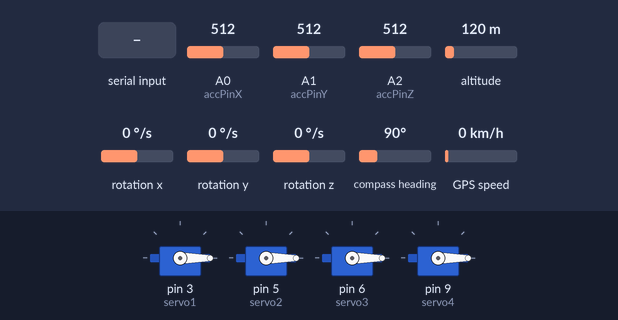
The sketch below on a simulated Arduino Uno, built with avr-gcc and run on an emulated ATmega328P. On the bench: 4 × servo. Wiring (inferred from the names in the program): CMPS compass at I2C address 0x60; L3G4200D gyroscope at I2C address 0x69. Inputs (shaded band) come from the test bench; at power-on: A0 (accPinX) = 512, A1 (accPinY) = 512, A2 (accPinZ) = 512, altitude 120 m, rotation x 0 °/s, rotation y 0 °/s, rotation z 0 °/s, compass heading 90°, GPS speed 0 km/h. The GPS gets a fix after 3 s at 37.7749, -122.4194 with 8 satellites; what the sketch prints to the serial monitor is not drawn.

Above: at 5.3 s.
5.4 s: "1" received over the second serial link
At 5.8 s:
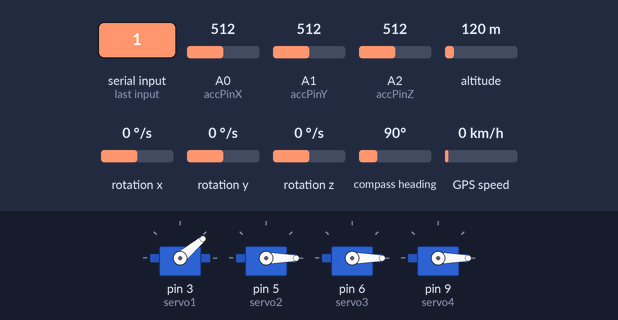
9.0 s: "2" received over the second serial link
At 9.4 s:
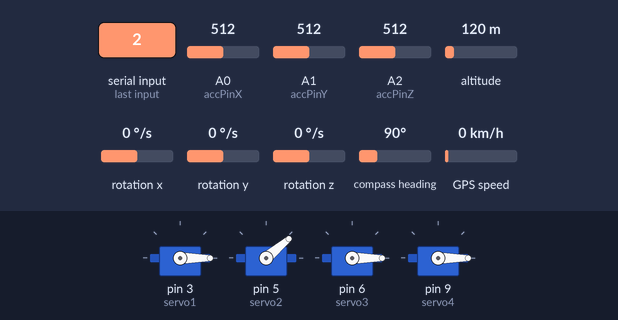
12.5 s: "4" received over the second serial link
At 13.0 s:
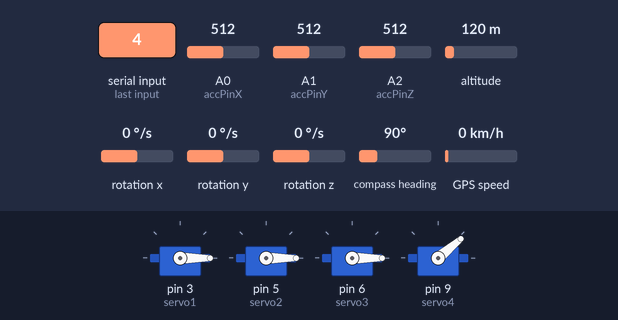
20.5 s: "3" received over the second serial link
At 20.9 s:
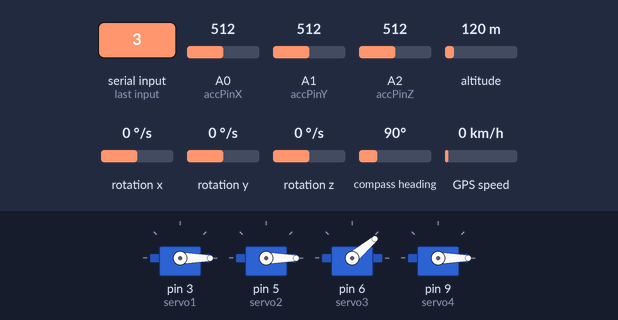
Timing chart, 0 to 24.0 s (numbered marks = the images above; inputs shaded):
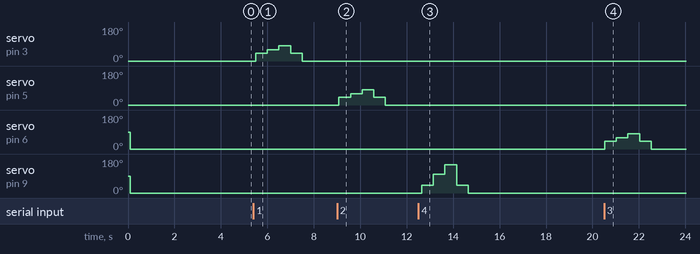

Measured:
- after the input at 5.4 s, servo on pin 3 (servo1): 0° → 40° after 0.10 s, → 60° 0.50 s later, → 80° 0.50 s later, → 40° 0.50 s later, … (5 changes in this stretch)
- after the input at 9.0 s, servo on pin 5 (servo2): 0° → 40° after 0.08 s, → 60° 0.50 s later, → 80° 0.50 s later, → 40° 0.50 s later, … (5 changes in this stretch)
- after the input at 12.5 s, servo on pin 9 (servo4): 0° → 40° after 0.15 s, → 100° 0.50 s later, → 150° 0.50 s later, → 40° 0.50 s later, … (5 changes in this stretch)
- after the input at 20.5 s, servo on pin 6 (servo3): 0° → 40° at once, → 60° 0.50 s later, → 80° 0.50 s later, → 40° 0.50 s later, … (5 changes in this stretch)

The sketch:

Tenzo1_0.ino
```cpp
/****************************************************************
*                                                               *
*                  Arduino Xbee Wireless communication          *
*                     CMPS10 compass, L3G4200D gyro             *
*                   MMA7260Q Accelerometer & Gps code           *
*                    CMPS10 $ L3G4200D running I2C mode         *
*                                                               *
*                              Wiring:                          *
*       Connect Dout to the Pin2 (Arduino pin(2) Rx , Dout)     *
*        Connect Din to the Pin4 (Arduino pin(4) Tx , Din)      *
*      Esc 1 pin 3, Esc2 - pin5, Esc 3 - pin 6, Esc 4 - pin 9   *
*                                                               *
*                        by Balestrieri Giovanni                *
*                          AKA UserK, 2013                      *
*****************************************************************/
#include <Servo.h>
#include <Wire.h>
#include <SoftwareSerial.h>
#include <Adafruit_GPS.h>

#if ARDUINO >= 100
 #include <SoftwareSerial.h>
#else
  // Older Arduino IDE requires NewSoftSerial, download from:
  // http://arduiniana.org/libraries/newsoftserial/
// #include <NewSoftSerial.h>
 // DO NOT install NewSoftSerial if using Arduino 1.0 or later!
#endif
// Connect the GPS Power pin to 5V
// Connect the GPS Ground pin to ground
// If using software serial (sketch example default):
//   Connect the GPS TX (transmit) pin to Digital 3
//   Connect the GPS RX (receive) pin to Digital 2
// If using hardware serial (e.g. Arduino Mega):
//   Connect the GPS TX (transmit) pin to Arduino RX1, RX2 or RX3
//   Connect the GPS RX (receive) pin to matching TX1, TX2 or TX3

// If using software serial, keep these lines enabled
// (you can change the pin numbers to match your wiring):

#if ARDUINO >= 100
  SoftwareSerial mySerial(3, 2);
#else
  NewSoftSerial mySerial(3, 2);
#endif
Adafruit_GPS GPS(&mySerial);

// If using hardware serial (e.g. Arduino Mega), comment
// out the above six lines and enable this line instead:
//Adafruit_GPS GPS(&Serial1);
// Set GPSECHO to 'false' to turn off echoing the GPS data to the Serial console
// Set to 'true' if you want to debug and listen to the raw GPS sentences
#define GPSECHO  true

// this keeps track of whether we're using the interrupt
// off by default!
boolean usingInterrupt = false;
void useInterrupt(boolean); // Func prototype keeps Arduino 0023 happy

// I2C adddress of Cmps10
#define cmpAddress 0x60
//I2C address of the L3G4200D
#define gyroAddress 105

// Gyro registers definition
#define CTRL_REG1 0x20
#define CTRL_REG2 0x21
#define CTRL_REG3 0x22
#define CTRL_REG4 0x23
#define CTRL_REG5 0x24

#define num 3

#define codeVersion 1.6
  // Filter parameters
  //ArrayList Wfilter = new ArrayList();
  //int Wfilter[num];
#define alpha 0.7

// Accelerometer parameter definition
#define modeG 0.800 // [mV/G]
#define midV 336*0.0049 // [V]

int wx;
int wy;
int wz;

// Defining pin layout
int accPinX = A0;
int accPinY = A1;
int accPinZ = A2;
// Filter omega param
float gxF=0;
float gyF=0;
float gzF=0;
// Filter acc params
float xF=0;
float yF=0;
float zF=0;

float accX=0;
float accY=0;
float accZ=0;

//Wireless Xbee communication variables
#define numberOfDigits 3
char theNumberString[numberOfDigits + 1];
int theNumber,omega=0, thresholdUp=255, thresholdDown=1;

uint8_t pinRx = 2 , pinTx = 4; // the pin on Arduino
long BaudRate = 115200 , sysTick = 0;
char GotChar, getData;
boolean stringComplete=false;
String inputString = "";

// Compare function variables
char inData[20]; // Allocate some space for the string
char inChar=-1; // Where to store the character read
byte index = 0; // Index into array; where to store the character

// Xbee SoftwareSerial initialization
SoftwareSerial xbee(pinRx, pinTx); // RX, TX

Servo servo1;
Servo servo2;
Servo servo3;
Servo servo4;
int val=-1;
boolean cond=false, manual=false, test=false, pid=false;
String incomingString = "-1";

void setup()
{
  Serial.begin(9600);
  // Initializes I2C
  Wire.begin();
  Serial.println( "Welcome on board." );
  Serial.print("BaudRate:");
  Serial.println(BaudRate);
  Serial.print(" Rx Pin#");
  Serial.println(pinRx,DEC);
  Serial.print(" Tx Pin#");
  Serial.println(pinTx,DEC);
  Serial.print(" Tenzo Core version: ");
  Serial.print(codeVersion);
  Serial.println(" Testing Compass... ");
  int a = soft_ver();
  if(a==14)
  {
    Serial.print(" Cmps10 correctly connected with address: ");
    Serial.println(a);
  }
  else
  {
    Serial.println("Device not connected");
  }
  // Gps test
  /*
  GPS.begin(9600);
  Serial.println(" Testing Gps...");
  // uncomment this line to turn on RMC (recommended minimum) and GGA (fix data) including altitude
  GPS.sendCommand(PMTK_SET_NMEA_OUTPUT_RMCGGA);
  // uncomment this line to turn on only the "minimum recommended" data for high update rates!
  //GPS.sendCommand(PMTK_SET_NMEA_OUTPUT_RMCONLY);
  // uncomment this line to turn on all the available data - for 9600 baud you'll want 1 Hz rate
  //GPS.sendCommand(PMTK_SET_NMEA_OUTPUT_ALLDATA);
  // Set the update rate
  // 1 Hz update rate
  GPS.sendCommand(PMTK_SET_NMEA_UPDATE_1HZ);
  // 5 Hz update rate- for 9600 baud you'll have to set the output to RMC or RMCGGA only (see above)
  //GPS.sendCommand(PMTK_SET_NMEA_UPDATE_5HZ);
  // 10 Hz update rate - for 9600 baud you'll have to set the output to RMC only (see above)
  //GPS.sendCommand(PMTK_SET_NMEA_UPDATE_10HZ);

  // Request updates on antenna status, comment out to keep quiet
  GPS.sendCommand(PGCMD_ANTENNA);

  // the nice thing about this code is you can have a timer0 interrupt go off
  // every 1 millisecond, and read data from the GPS for you. that makes the
  // loop code a heck of a lot easier!
  useInterrupt(true);

  // Ask for firmware version
  Serial1.println(PMTK_Q_RELEASE);
  */


  Serial.print(" Filtering amplitude: ");
  Serial.println((float) alpha);
  setupL3G4200D(2000); // Configure L3G4200  - 250, 500 or 2000 deg/sec
  //wait for the sensors to be ready

  xbee.begin( BaudRate );
  xbee.println("Setup Completed. Welcome on board.");

  // Motor initialization
  servo1.attach(3);  // attaches the servo on pin 3
  servo2.attach(5);  // attaches the servo on pin 5
  servo3.attach(6);  // attaches the servo on pin 6
  servo4.attach(9);

  servo1.write(0);
  servo2.write(0);
  servo3.write(0);
  servo4.write(0);

  delay(2000);
  delay(2000);
}

uint32_t timer = millis();
void loop()
{
  xbeeRoutine();
  // updates x, y, and z with new values
  getAccValues();
  getGyroValues();
  getCompassValues();
  gpsRoutine();
}

void xbeeRoutine()
{
  xbee.println('A');
  while(xbee.available())
  {
    cond=true;
    // there is something to read
    getData = xbee.read();
    Serial.println();
    Serial.print("Received:  ");
    Serial.print(getData);
    Serial.println();
    if (getData == 'p')
    {
      pid = true;
    }
    if (getData == 'T')
    {
      xbee.println("K0");
    }
    if (getData == 'w')
    {
     if (omega<thresholdUp)
       {
         omega++;
       }
    }
    else if (getData == 's')
    {
      if (omega>thresholdDown)
      {
        omega--;
      }
    }
    else if(getData == 'r')
    {
      omega=1;
    }
    else if (getData== '1')
    {
      testMotor(1);
    }
    else if (getData== '2')
    {
      testMotor(2);
    }
    else if (getData== '3')
    {
      testMotor(3);
    }
    else if (getData== '4')
    {
      testMotor(4);
    }
    motorSpeed(omega);
  }
}

void motorSpeed(int x)
{
    xbee.println(x);
    servo1.write(x);
    servo2.write(x);
    servo3.write(x);
    servo4.write(x);
}

void testMotor(int x)
{
    xbee.print(" Testing motor: ");
    xbee.print(x);
    if (x==1)
    {
      xbee.print(" Increasing angular velocity");
      servo1.write(40);
      delay(500);
      servo1.write(60);
      delay(500);
      servo1.write(80);
      xbee.print(" Decreasing angular velocity");
      delay(500);
      servo1.write(40);
      delay(500);
      servo1.write(0);
    }
    else if (x==2)
    {
      xbee.print(" Increasing angular velocity");
      servo2.write(40);
      delay(500);
      servo2.write(60);
      delay(500);
      servo2.write(80);
      xbee.print(" Decreasing angular velocity");
      delay(500);
      servo2.write(40);
      delay(500);
      servo2.write(0);
    }
    else if (x==3)
    {
      xbee.print(" Increasing angular velocity");
      servo3.write(40);
      delay(500);
      servo3.write(60);
      delay(500);
      servo3.write(80);
      xbee.print(" Decreasing angular velocity");
      delay(500);
      servo3.write(40);
      delay(500);
      servo3.write(0);
    }
    else if (x==4)
    {
      xbee.print(" Increasing angular velocity");
      servo4.write(40);
      delay(500);
      servo4.write(100);
      delay(500);
      servo4.write(150);
      xbee.print(" Decreasing angular velocity");
      delay(500);
      servo4.write(40);
      delay(500);
      servo4.write(0);
    }
}

void getAccValues()
{
  int accValX = analogRead(accPinX);
  int accValY = analogRead(accPinY);
  int accValZ = analogRead(accPinZ);

  float aX = (float) accValX * 0.0049;
  float aY = (float) accValY * 0.0049;
  float aZ = (float) accValZ * 0.0049;
  /*
  Serial.println("");
   Serial.print(aX);
   Serial.print(" ,  ");
   Serial.print(aY);
   Serial.print(" ,  ");
   Serial.println(aZ);
   */
  float accX = (aX-midV)/modeG;
  float accY = (aY-midV)/modeG;
  float accZ = (aZ-midV)/modeG;
  /*
  Serial.println("");
   Serial.print(accX);
   Serial.print(" ,  ");
   Serial.print(accY);
   Serial.print(" ,  ");
   Serial.println(accZ);
   */

   float accfilter[] = {accX,accY,accZ};
  accFilterExpMA(accfilter);
  Serial.print("Acc = [");
  Serial.print(accX);
  Serial.print(",");
  Serial.print(accY);
  Serial.print(",");
  Serial.print(accZ);
  Serial.print("]    ");

  Serial.print("  [axF,ayF,azF] = [");
  Serial.print(accfilter[0]);
  Serial.print(",");
  Serial.print(accfilter[1]);
  Serial.print(",");
  Serial.print(accfilter[2]);
  Serial.print("]    ");
}

void gpsRoutine()
{
  if (! usingInterrupt) {
    // read data from the GPS in the 'main loop'
    char c = GPS.read();
    // if you want to debug, this is a good time to do it!
    //if (GPSECHO)
      //if (c) Serial.print(c);
  }

  // if a sentence is received, we can check the checksum, parse it...
  if (GPS.newNMEAreceived()) {
    // a tricky thing here is if we print the NMEA sentence, or data
    // we end up not listening and catching other sentences!
    // so be very wary if using OUTPUT_ALLDATA and trytng to print out data
    //Serial.println(GPS.lastNMEA());   // this also sets the newNMEAreceived() flag to false

    if (!GPS.parse(GPS.lastNMEA()))   // this also sets the newNMEAreceived() flag to false
      return;  // we can fail to parse a sentence in which case we should just wait for another
  }

  // if millis() or timer wraps around, we'll just reset it
  if (timer > millis())  timer = millis();

  // approximately every 2 seconds or so, print out the current stats
  if (millis() - timer > 2000 && GPS.fix) {
    timer = millis(); // reset the timer

    Serial.print("\nTime: ");
    Serial.print(GPS.hour, DEC); Serial.print(':');
    Serial.print(GPS.minute, DEC); Serial.print(':');
    Serial.print(GPS.seconds, DEC); Serial.print('.');
    Serial.println(GPS.milliseconds);
    Serial.print("Date: ");
    Serial.print(GPS.day, DEC); Serial.print('/');
    Serial.print(GPS.month, DEC); Serial.print("/20");
    Serial.println(GPS.year, DEC);
    Serial.print("Fix: "); Serial.print((int)GPS.fix);
    Serial.print(" quality: ");  Serial.println((int)GPS.fixquality);
    if (GPS.fix) {
      Serial.print("Location: ");
      Serial.print(GPS.latitude, 4); Serial.print(GPS.lat);
      Serial.print(", ");
      Serial.print(GPS.longitude, 4); Serial.println(GPS.lon);

      Serial.print("Speed (knots): "); Serial.println(GPS.speed);
      Serial.print("Angle: "); Serial.println(GPS.angle);
      Serial.print("Altitude: "); Serial.println(GPS.altitude);
      Serial.println("Satellites: "); Serial.println((int)GPS.satellites);
    }
  }
}

void accFilterExpMA(float val[])
{
 //ArrayList val = new ArrayList();
 xF = (1-alpha)*xF + alpha*val[0];
 yF = (1-alpha)*yF + alpha*val[1];
 zF = (1-alpha)*zF + alpha*val[2];

 val[0] = xF;
 val[1] = yF;
 val[2] = zF;
}


void filterExpMA(float val[])
{
 //ArrayList val = new ArrayList();
 gxF = (1-alpha)*gxF + alpha*val[0];
 gyF = (1-alpha)*gyF + alpha*val[1];
 gzF = (1-alpha)*gzF + alpha*val[2];
 /*
 val.add((float) gxF);
 val.add((float) gyF);
 val.add((float) gzF);
 */
 val[0] = gxF;
 val[1] = gyF;
 val[2] = gzF;
}

void getGyroValues()
{
  byte xMSB = readRegister(gyroAddress, 0x29);
  byte xLSB = readRegister(gyroAddress, 0x28);
  float wx = ((xMSB << 8) | xLSB);

  byte yMSB = readRegister(gyroAddress, 0x2B);
  byte yLSB = readRegister(gyroAddress, 0x2A);
  float wy = ((yMSB << 8) | yLSB);

  byte zMSB = readRegister(gyroAddress, 0x2D);
  byte zLSB = readRegister(gyroAddress, 0x2C);
  float wz = ((zMSB << 8) | zLSB);
  /*
  Serial.print("   Gyroscope [Wx,Wy,Wz]");
  Serial.print(" = [ ");
  Serial.print(wx);

  Serial.print(" , ");
  Serial.print(wy);

  Serial.print(" , ");
  Serial.print(wz);
  Serial.print(" ]");
  */

  float Wfilter[] = {wx,wy,wz};
  filterExpMA(Wfilter);
  Serial.print(" [WxF,WyF,WzF]");
  Serial.print(" = [ ");
  Serial.print( (float) Wfilter[0]);

  Serial.print(" , ");
  Serial.print( (float) Wfilter[1]);

  Serial.print(" , ");
  Serial.print( (float) Wfilter[2]);
  Serial.print(" ]");

}


void getCompassValues()
{
   byte highByte, lowByte, fine;              // highByte and lowByte store high and low bytes of the bearing and fine stores decimal place of bearing
   int pitch, pitch2, roll, roll2;           // Stores pitch and roll values of CMPS10, chars are used because they support signed value
   int bearing, Tz;                               // Stores full bearing

   Wire.beginTransmission(cmpAddress);         //starts communication with CMPS10
   Wire.write(2);                              //Sends the register we wish to start reading from
   Wire.endTransmission();

   Wire.requestFrom(cmpAddress, 4);           // Request 4 bytes from CMPS10
   while(Wire.available() < 4);               // Wait for bytes to become available
   highByte = Wire.read();
   lowByte = Wire.read();
   pitch = Wire.read();        //0-255 ????????
   roll = Wire.read();         // 0- 255 ???
   pitch2 = map(pitch,0,255,0,360);
   roll2 = map(roll,0,255,0,360);

   bearing = ((highByte<<8)+lowByte)/10;      // Calculate full bearing
   fine = ((highByte<<8)+lowByte)%10;         // Calculate decimal place of bearing


   Serial.print(" Compass: [ThetaX, ThetaY, ThetaZ] = [");
   Serial.print(roll2);
   Serial.print(" , ");
   Serial.print(pitch2);
   Serial.print(" , ");
   Serial.print(bearing);
   Serial.print(".");
   Serial.print(fine);
   Serial.println(" ]");
   Serial.println("");/*  ... (");

   Serial.print(roll2);
   Serial.print(" , ");
   Serial.print(pitch2);
   Serial.print(" , ");
   Serial.print(Tz);
   Serial.println(")");*/
   delay(100);
}

int setupL3G4200D(int scale){
  //From  Jim Lindblom of Sparkfun's code

  // Enable x, y, z and turn off power down:
  writeRegister(gyroAddress, CTRL_REG1, 0b00001111);

  // If you'd like to adjust/use the HPF, you can edit the line below to configure CTRL_REG2:
  writeRegister(gyroAddress, CTRL_REG2, 0b00001000);

  // Configure CTRL_REG3 to generate data ready interrupt on INT2
  // No interrupts used on INT1, if you'd like to configure INT1
  // or INT2 otherwise, consult the datasheet:
  writeRegister(gyroAddress, CTRL_REG3, 0b00001000);

  // CTRL_REG4 controls the full-scale range, among other things:

  if(scale == 250){
    writeRegister(gyroAddress, CTRL_REG4, 0b00100000);
  }else if(scale == 500){
    writeRegister(gyroAddress, CTRL_REG4, 0b00010000);
  }else{
    writeRegister(gyroAddress, CTRL_REG4, 0b00110000);
  }

  // CTRL_REG5 controls high-pass filtering of outputs, use it
  // if you'd like:
  writeRegister(gyroAddress, CTRL_REG5, 0b00010000);
}

void writeRegister(int deviceAddress, byte address, byte val) {
    Wire.beginTransmission(deviceAddress); // start transmission to device
    Wire.write(address);       // send register address
    Wire.write(val);         // send value to write
    Wire.endTransmission();     // end transmission
}

int readRegister(int deviceAddress, byte address){

    int v;
    Wire.beginTransmission(deviceAddress);
    Wire.write(address); // register to read
    Wire.endTransmission();

    Wire.requestFrom(deviceAddress, 1); // read a byte

    while(!Wire.available()) {
        // waiting
    }

    v = Wire.read();
    return v;
}

int soft_ver(){
   int data;       // Software version of  CMPS10 is read into data and then returned

   Wire.beginTransmission(cmpAddress);
   // Values of 0 being sent with write need to be masked as a byte so they are not misinterpreted as NULL this is a bug in arduino 1.0
   Wire.write((byte)0);   // Sends the register we wish to start reading from
   Wire.endTransmission();

   Wire.requestFrom(cmpAddress, 1);                  // Request byte from CMPS10
   while(Wire.available() < 1);
   data = Wire.read();
   Serial.print("  ");
   Serial.print(data);
   return(data);
}

// Interrupt is called once a millisecond, looks for any new GPS data, and stores it
SIGNAL(TIMER0_COMPA_vect) {
  char c = GPS.read();
  // if you want to debug, this is a good time to do it!
#ifdef UDR0
  if (GPSECHO)
    if (c) UDR0 = c;
    // writing direct to UDR0 is much much faster than Serial.print
    // but only one character can be written at a time.
#endif
}

void useInterrupt(boolean v) {
  if (v) {
    // Timer0 is already used for millis() - we'll just interrupt somewhere
    // in the middle and call the "Compare A" function above
    OCR0A = 0xAF;
    TIMSK0 |= _BV(OCIE0A);
    usingInterrupt = true;
  } else {
    // do not call the interrupt function COMPA anymore
    TIMSK0 &= ~_BV(OCIE0A);
    usingInterrupt = false;
  }
}
```
